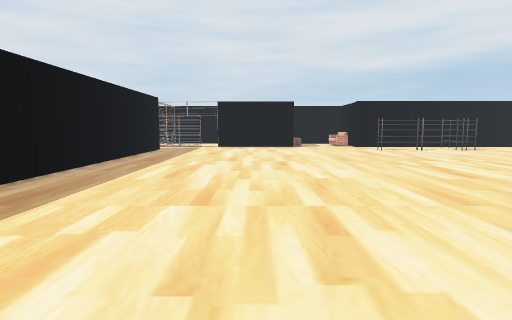
View 1 (above)

24 first-person views from a walk through a Unity game level. The camera is 1.3 m above the floor, tilts 6° down and sees 80° across. The floor is counted in squares, 1 m on a side. Each view is taken from the middle of a square. On the plan, view 1 faces up. The plan holds only what a view shows up to about 14 squares ahead; the rest is blank. The player character is not drawn. Some surface patterns are stand-ins.

View 2
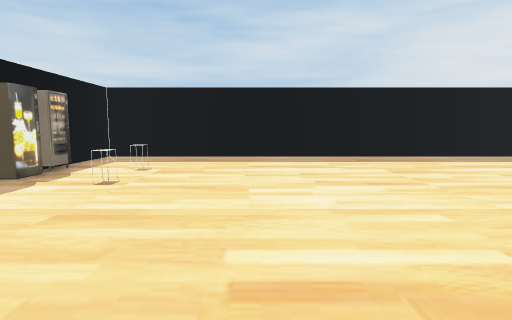

View 3
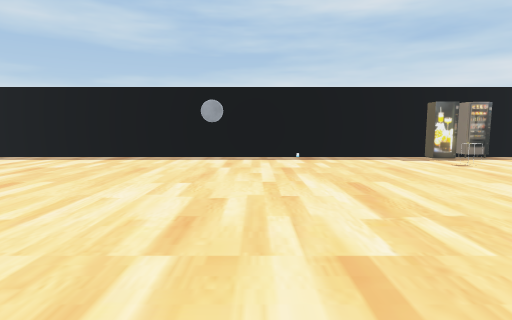

View 4
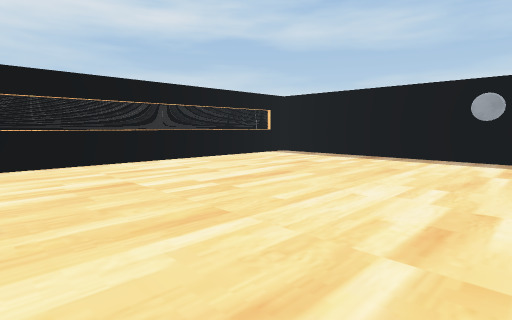

View 5
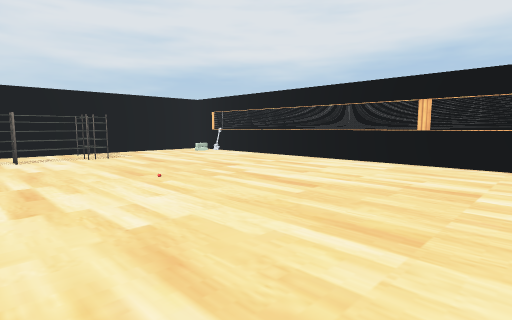

View 6
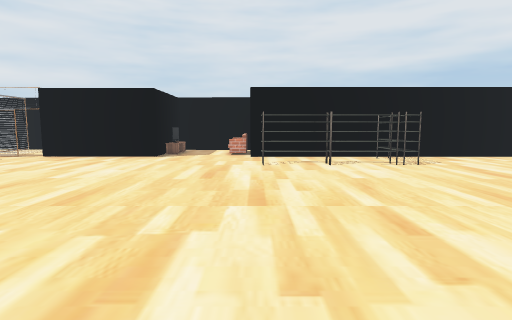

View 7
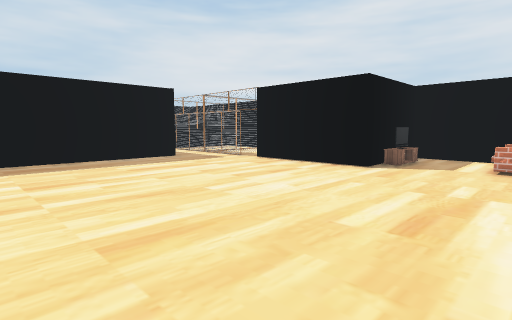

View 8
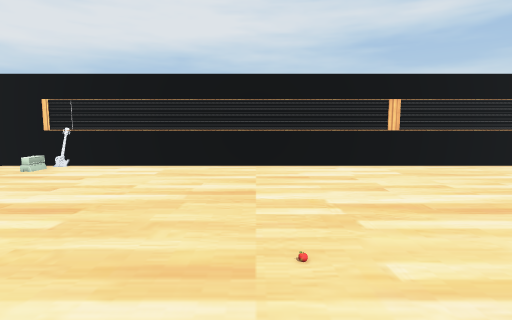

View 9
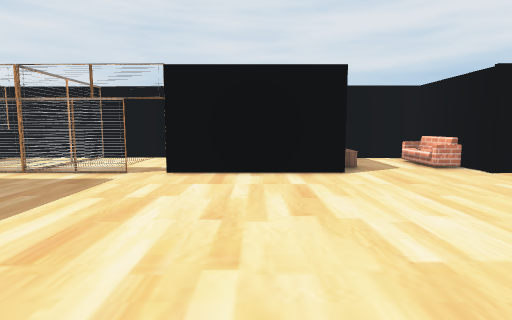

View 10
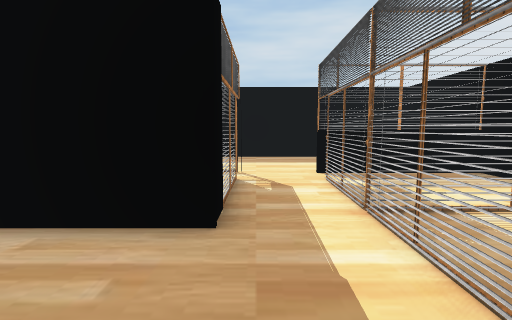

View 11
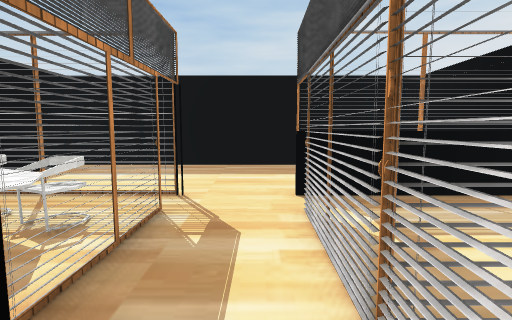

View 12
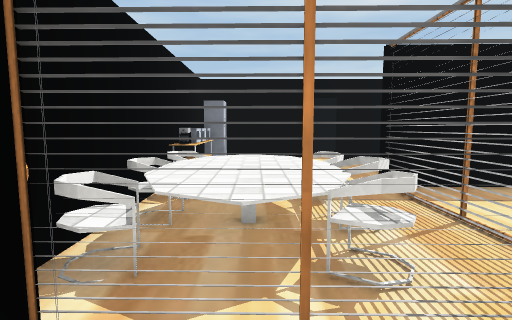

View 13
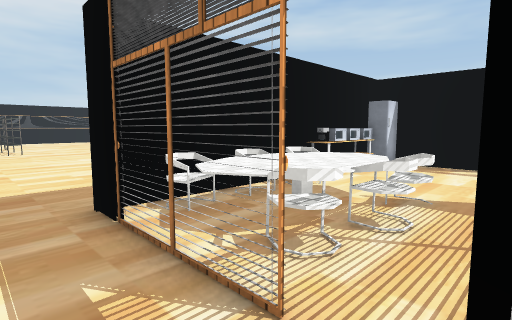

View 14
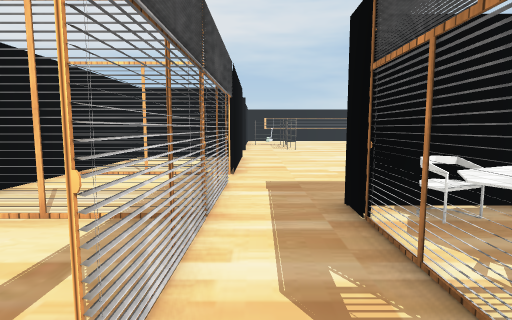

View 15
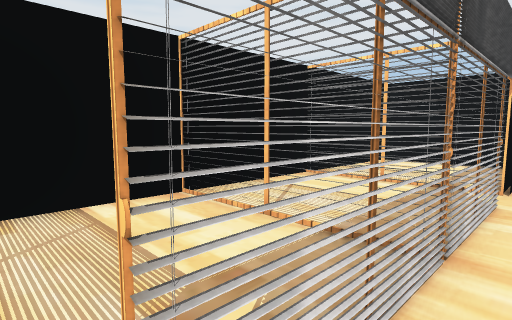

View 16
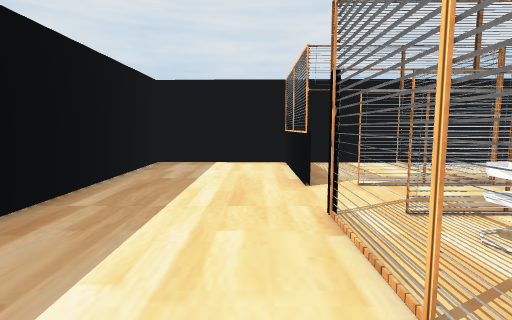

View 17
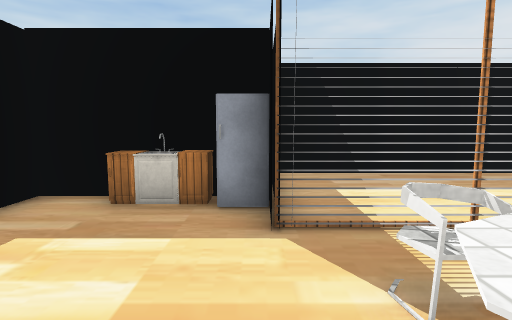

View 18
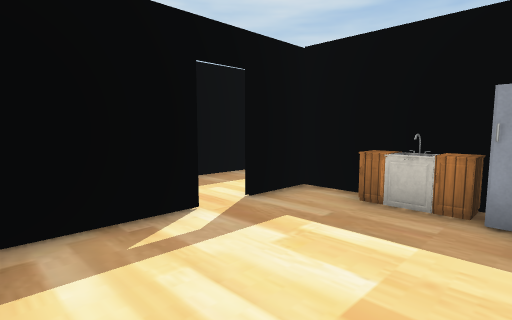

View 19
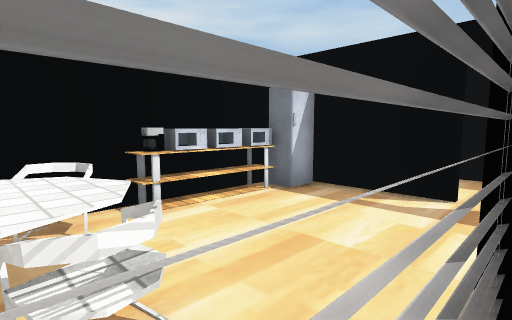

View 20
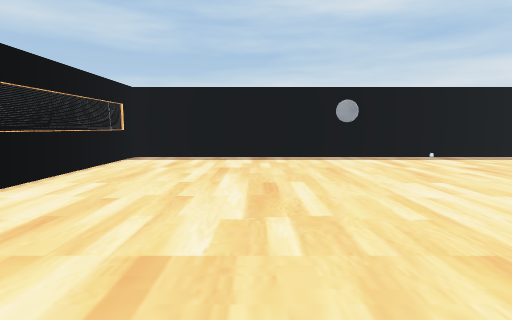

View 21
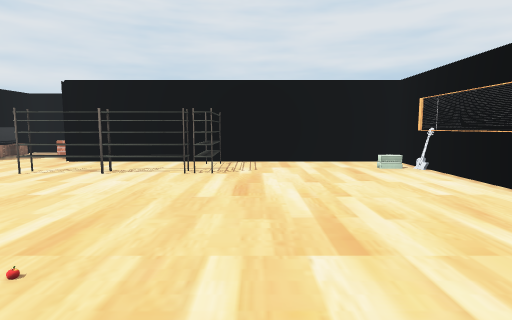

View 22
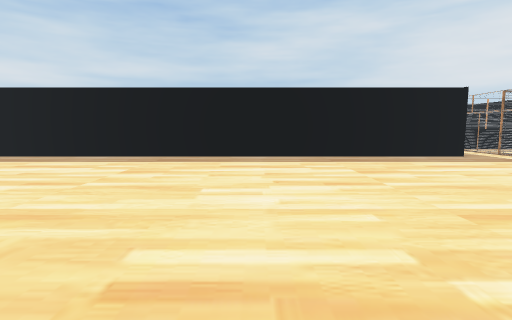

View 23
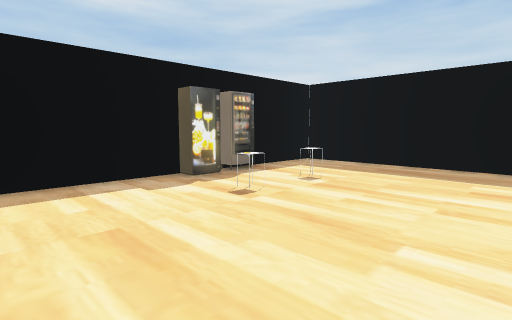

View 24
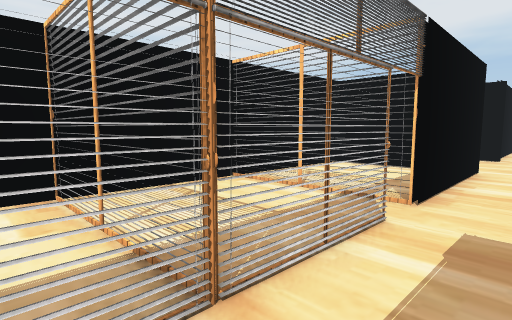

### Floor plan
Ten units are one square. View 1 is at (0, 0); x grows to the right and y downward. Boxes are objects, and circles mark ways between rooms. Rooms are numbered by the first view taken in them; rooms with no view inside come last. Other rooms are left out.
<svg viewBox="-163 -261 363 323">
<path fill="none" stroke="#000" d="M-59 -95 -59 57 -24 57M-60 -145 -60 -156M68 -205 68 -251 16 -252M-59 -155 -59 -144M26 -208 -26 -208M25 -217 25 -205M-59 -185 -59 -174M-99 -89 -60 -89 -60 -96M24 -234 24 -252M-5 50 4 50 4 57 194 57 194 -208 68 -208M-20 50 -10 50M25 -252 25 -234M-123 -133 -137 -134M-81 -208 -97 -208M-128 -124 -128 -89 -109 -89M-109 -207 -109 -254M-111 -255 -158 -256 -158 -134 -107 -133 -112 -133M-108 -256 -108 -207M16 -252 -111 -255"/>
<rect x="-125" y="-115" width="10" height="10" fill="#bbb"><title>shelf</title></rect>
<rect x="-125" y="-125" width="10" height="10" fill="#bbb"><title>shelf</title></rect>
<rect x="-125" y="-135" width="10" height="10" fill="#bbb"><title>fridge</title></rect>
<rect x="-105" y="-165" width="10" height="10" fill="#bbb"><title>other object</title></rect>
<rect x="-95" y="-185" width="30" height="50" fill="#bbb"><title>table</title></rect>
<rect x="-75" y="-105" width="10" height="20" fill="#bbb"><title>fridge</title></rect>
<rect x="-65" y="-105" width="10" height="10" fill="#bbb"><title>other object</title></rect>
<rect x="-65" y="-115" width="10" height="10" fill="#bbb"><title>other object</title></rect>
<rect x="-65" y="-125" width="10" height="10" fill="#bbb"><title>other object</title></rect>
<rect x="-65" y="-135" width="10" height="10" fill="#bbb"><title>machine</title></rect>
<rect x="-65" y="-145" width="10" height="10" fill="#bbb"><title>other object</title></rect>
<rect x="-65" y="-165" width="10" height="10" fill="#bbb"><title>other object</title></rect>
<rect x="-65" y="-175" width="10" height="10" fill="#bbb"><title>other object</title></rect>
<rect x="-55" y="-135" width="10" height="10" fill="#bbb"><title>shelf</title></rect>
<rect x="-25" y="25" width="10" height="10" fill="#bbb"><title>other object</title></rect>
<rect x="-5" y="25" width="10" height="10" fill="#bbb"><title>other object</title></rect>
<rect x="55" y="-245" width="10" height="10" fill="#bbb"><title>sofa</title></rect>
<rect x="65" y="-185" width="30" height="10" fill="#bbb"><title>shelf</title></rect>
<rect x="95" y="-185" width="30" height="10" fill="#bbb"><title>shelf</title></rect>
<rect x="115" y="-205" width="20" height="30" fill="#bbb"><title>shelf</title></rect>
<rect x="185" y="-185" width="10" height="10" fill="#bbb"><title>guitar</title></rect>
<circle cx="-100" cy="-210" r="3" fill="#2a7"/>
<circle cx="-35" cy="-210" r="3" fill="#2a7"/>
<circle cx="-65" cy="-210" r="3" fill="#2a7"/>
<circle cx="20" cy="-230" r="3" fill="#2a7"/>
<text x="40" y="-90">1</text>
<text x="-50" y="-230">2</text>
</svg>
Room 1 opens to room 2.

Where each view was taken, in squares from view 1:
view 1: 0 up, 0 right, facing up
view 2: 1 up, 8 right, facing left
view 3: 8 up, 8 right, facing down
view 4: 8 up, 8 right, facing down-right
view 5: 4 up, 8 right, facing up-right
view 6: 7 up, 7 right, facing up
view 7: 11 up, 7 right, facing up-left
view 8: 12 up, 9 right, facing right
view 9: 12 up, 0 right, facing up
view 10: 19 up, 2 left, facing left
view 11: 20 up, 5 left, facing left
view 12: 20 up, 8 left, facing down
view 13: 20 up, 11 left, facing down-right
view 14: 20 up, 11 left, facing right
view 15: 20 up, 10 left, facing up-right
view 16: 14 up, 12 left, facing up
view 17: 13 up, 7 left, facing left
view 18: 13 up, 7 left, facing down-left
view 19: 15 up, 11 left, facing down-right
view 20: 8 up, 14 right, facing down
view 21: 9 up, 14 right, facing up
view 22: 9 up, 8 right, facing left
view 23: 2 up, 5 right, facing down-left
view 24: 19 up, 8 left, facing up-right
